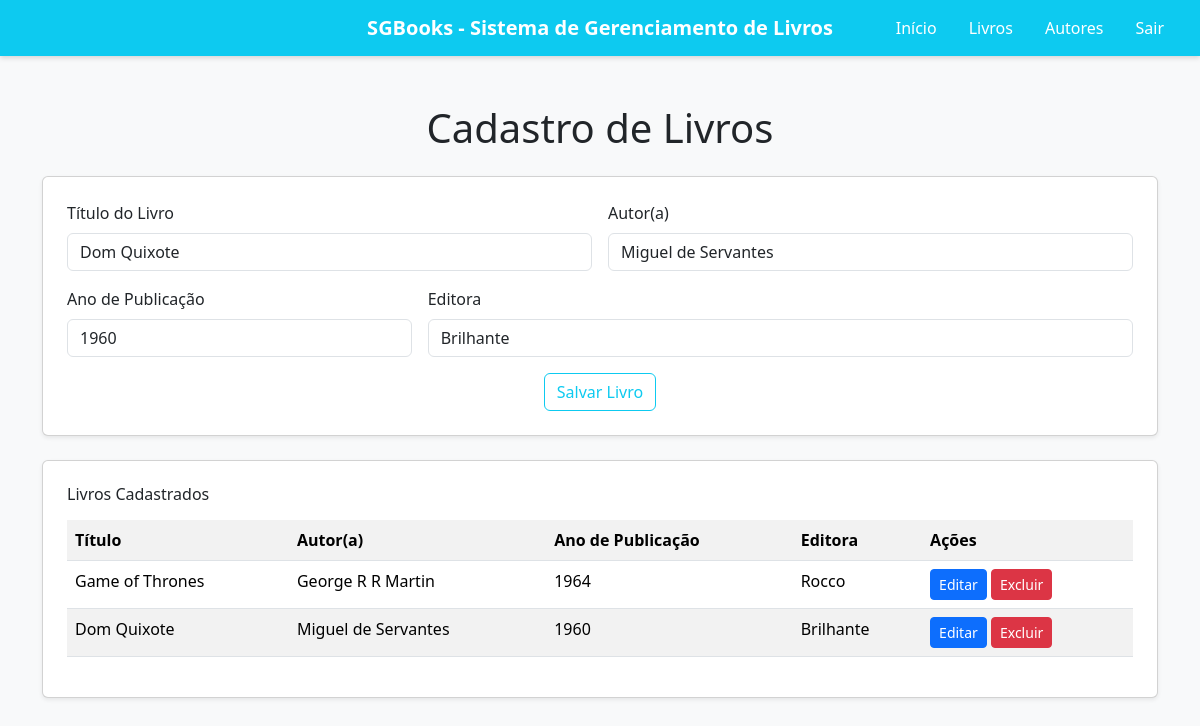
Screenshot of /livros/editar/8/ with the database file from the repository.
### meusite/models.py (models this page shows)
class Livro(models.Model): #models.model indica que a classe Livro é um modelo do Django é padrão
    titulo = models.CharField(max_length=200) #CharField é um campo de texto com tamanho máximo definido
    autor = models.ForeignKey(
        Autor,
        on_delete=models.CASCADE,
        related_name='livros')
    ano_publicacao = models.PositiveIntegerField()
    editora = models.CharField(max_length=100, blank=True, null=True) #blank e null permitem que o campo seja opcional

class Autor(models.Model):
    nome = models.CharField(max_length=150)
    data_nascimento = models.DateField(blank=True, null=True)
    nacionalidade = models.CharField(max_length=100, blank=True, null=True)

### meusite/views.py (the view, shortened to what this page needs)
# urls.py: path('editar/<int:livro_id>/', views.edita_livro, name='edita_livro'),
def edita_livro(request, livro_id):
    livro = get_object_or_404(Livro, id=livro_id)
    autores = Autor.objects.all()
    livros = Livro.objects.all()
    return render(request, 'livros.html', {'livros': livros,'autores': autores, 'livro_editar': livro})

### meusite/templates/livros.html (shortened to what this page needs)
<!DOCTYPE html>
<html lang="pt-br">
  <head>
    <link
      href="https://cdn.jsdelivr.net/npm/bootstrap@5.3.8/dist/css/bootstrap.min.css"
      rel="stylesheet"
    />
  </head>
  <body class="bg-light">
    <header>
      <nav class="navbar navbar-expand-lg navbar-dark navbar-custom">
        <div class="container-fluid position-relative">
          <a class="navbar-brand" href="{% url 'index' %}">
            SGBooks - Sistema de Gerenciamento de Livros
          </a>
          <ul class="navbar-nav ms-auto d-flex flex-row gap-3 me-3">
            <li class="nav-item">
              <a class="nav-link" href="{% url 'index' %}">Início</a>
            </li>
            <li class="nav-item">
              <a class="nav-link" href="{% url 'cadastro_livro' %}">Livros</a>
            </li>
            <li class="nav-item">
              <a class="nav-link" href="#">Autores</a>
            </li>
            <li class="nav-item">
              <a class="nav-link" href="{% url 'logout' %}">Sair</a>
            </li>
          </ul>
        </div>
      </nav>
    </header>
    <div class="container mt-5">
      <h1 class="mb-4 text-center text-dark">Cadastro de Livros</h1>
      <div class="card p-4 mb-4 shadow-sm">
        <form action="" method="POST">
          <div class="row g-3">
            <div class="col-md-6">
              <label class="form-label">Título do Livro</label>
              <input type="text" name="titulo" class="form-control" value="{{ livro_editar.titulo|default:'' }}" required>
            </div>
            <div class="col-md-6">
              <label class="form-label">Autor(a)</label>
              <input type="text" name="autor" class="form-control" value="{{ livro_editar.autor.nome|default:'' }}" required>
            </div>
            <div class="col-md-4">
              <label class="form-label">Ano de Publicação</label>
              <input type="number" name="ano_publicacao" class="form-control" value="{{ livro_editar.ano_publicacao|default:'' }}" required>
            </div>
            <div class="col-md-8">
              <label for="editora" class="form-label">Editora</label>
              <input type="text" name="editora" class="form-control" value="{{ livro_editar.editora|default:'' }}">
            </div>
          </div>
          <div class="mt-3 text-center">
            <button type="submit" class="btn btn-outline-info">
              {% if livro_editar %}Salvar Livro{% else %}Adicionar Livro{% endif %}
            </button>
          </div>
        </form>
      </div>
      <div class="card p-4 shadow-sm">
        <h6 class="mb-3">Livros Cadastrados</h6>
        <table class="table table-striped table-hover">
          <tr>
            <th>Título</th>
            <th>Autor(a)</th>
            <th>Ano de Publicação</th>
            <th>Editora</th>
            <th>Ações</th>
          </tr>
          {% for livro in livros %}
            <tr>
              <td>{{ livro.titulo }}</td>
              <td>{{ livro.autor.nome|default:livro.autor }}</td>
              <td>{{ livro.ano_publicacao }}</td>
              <td>{{ livro.editora }}</td>
              <td>
                <a href="{% url 'edita_livro' livro.id %}" class="btn btn-sm btn-primary">Editar</a>
                <a href="{% url 'exclui_livro' livro.id %}" class="btn btn-sm btn-danger" onclick="return confirm('Deseja excluir este livro?')">Excluir</a>
              </td>
            </tr>
          {% empty %}
            <tr>
              <td colspan="5" class="text-center">Nenhum livro cadastrado.</td>
            </tr>
          {% endfor %}
        </table>
      </div>
    </div>
  </body>
</html>

### meusite/templates/livros.html (style rules this page uses)
.navbar-custom { background-color: #0dcaf0; box-shadow: 0 2px 5px rgba(0, 0, 0, 0.15); position: relative; }
.navbar-brand { position: absolute; left: 50%; transform: translateX(-50%); font-weight: bold; font-size: 1.25rem; color: #ffffff !important; white-space: nowrap; }
.navbar-nav .nav-link { color: #ffffff !important; font-weight: 500; transition: 0.3s; }

### rows the page displays
Livro: titulo "Dom Quixote", autor "Miguel de Servantes", ano_publicacao "1960", editora "Brilhante", autor.nome "Miguel de Servantes"
Livro: titulo "Game of Thrones", autor.nome "George R R Martin", ano_publicacao "1964", editora "Rocco"
